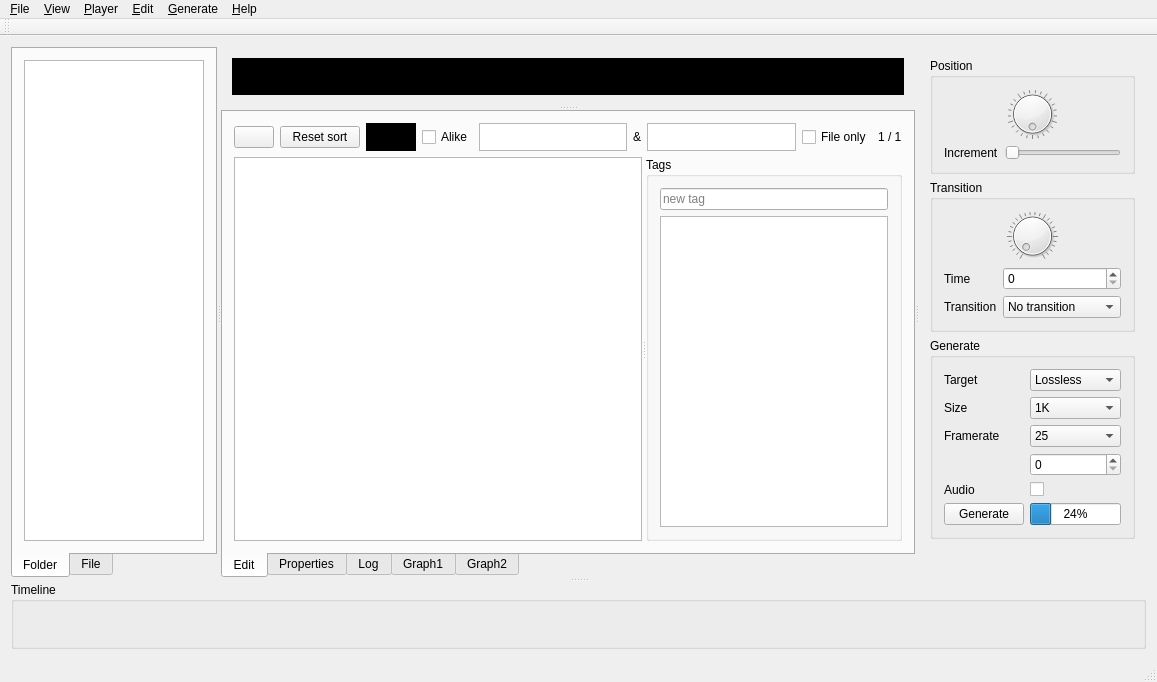
<?xml version="1.0" encoding="UTF-8"?>
<ui version="4.0">
 <class>MainWindow</class>
 <widget class="QMainWindow" name="MainWindow">
  <property name="geometry">
   <rect>
    <x>0</x>
    <y>0</y>
    <width>1157</width>
    <height>591</height>
   </rect>
  </property>
  <property name="windowTitle">
   <string>ACVC - Action Cam Video Companion</string>
  </property>
  <widget class="QWidget" name="centralWidget">
   <layout class="QVBoxLayout" name="verticalLayout_3">
    <item>
     <widget class="QSplitter" name="splitter_all">
      <property name="orientation">
       <enum>Qt::Vertical</enum>
      </property>
      <widget class="QSplitter" name="splitter_top">
       <property name="orientation">
        <enum>Qt::Horizontal</enum>
       </property>
       <widget class="QTabWidget" name="filesTtabWidget">
        <property name="tabPosition">
         <enum>QTabWidget::South</enum>
        </property>
        <property name="currentIndex">
         <number>0</number>
        </property>
        <widget class="QWidget" name="tab_folder">
         <attribute name="title">
          <string>Folder</string>
         </attribute>
         <layout class="QVBoxLayout" name="verticalLayout_4">
          <item>
           <widget class="FFolderTreeView" name="folderTreeView"/>
          </item>
         </layout>
        </widget>
        <widget class="QWidget" name="tab_file">
         <attribute name="title">
          <string>File</string>
         </attribute>
         <layout class="QVBoxLayout" name="verticalLayout_5">
          <item>
           <widget class="FFilesTreeView" name="filesTreeView"/>
          </item>
         </layout>
        </widget>
       </widget>
       <widget class="QSplitter" name="splitter_topright">
        <property name="orientation">
         <enum>Qt::Vertical</enum>
        </property>
        <widget class="QWidget" name="layoutWidget">
         <layout class="QVBoxLayout" name="verticalLayout_player">
          <item>
           <widget class="FVideoWidget" name="videoWidget" native="true">
            <property name="styleSheet">
             <string notr="true">background-color: rgba(0,0,0)</string>
            </property>
            <layout class="QHBoxLayout" name="horizontalLayout_4"/>
           </widget>
          </item>
         </layout>
        </widget>
        <widget class="QTabWidget" name="editTabWidget">
         <property name="tabPosition">
          <enum>QTabWidget::South</enum>
         </property>
         <property name="currentIndex">
          <number>0</number>
         </property>
         <widget class="QWidget" name="tab_edit">
          <attribute name="title">
           <string>Edit</string>
          </attribute>
          <layout class="QVBoxLayout" name="verticalLayout_6">
           <item>
            <layout class="QVBoxLayout" name="verticalLayout">
             <item>
              <layout class="QHBoxLayout" name="horizontalLayout">
               <item>
                <widget class="QPushButton" name="newEditButton">
                 <property name="text">
                  <string/>
                 </property>
                </widget>
               </item>
               <item>
                <widget class="QPushButton" name="resetSortButton">
                 <property name="text">
                  <string>Reset sort</string>
                 </property>
                </widget>
               </item>
               <item>
                <widget class="FStarEditor" name="starEditorFilterWidget" native="true">
                 <property name="minimumSize">
                  <size>
                   <width>50</width>
                   <height>0</height>
                  </size>
                 </property>
                 <property name="styleSheet">
                  <string notr="true">background-color: rgb(0, 0, 0);</string>
                 </property>
                </widget>
               </item>
               <item>
                <widget class="QCheckBox" name="alikeCheckBox">
                 <property name="text">
                  <string>Alike</string>
                 </property>
                </widget>
               </item>
               <item>
                <widget class="QListView" name="tagFilter1ListView">
                 <property name="maximumSize">
                  <size>
                   <width>16777215</width>
                   <height>28</height>
                  </size>
                 </property>
                </widget>
               </item>
               <item>
                <widget class="QLabel" name="label">
                 <property name="text">
                  <string>&amp;</string>
                 </property>
                </widget>
               </item>
               <item>
                <widget class="QListView" name="tagFilter2ListView">
                 <property name="maximumSize">
                  <size>
                   <width>16777215</width>
                   <height>28</height>
                  </size>
                 </property>
                </widget>
               </item>
               <item>
                <widget class="QCheckBox" name="fileOnlyCheckBox">
                 <property name="text">
                  <string>File only</string>
                 </property>
                </widget>
               </item>
               <item>
                <widget class="QLabel" name="editrowsCounterLabel">
                 <property name="text">
                  <string>1 / 1</string>
                 </property>
                </widget>
               </item>
               <item>
                <spacer name="horizontalSpacer">
                 <property name="orientation">
                  <enum>Qt::Horizontal</enum>
                 </property>
                 <property name="sizeHint" stdset="0">
                  <size>
                   <width>40</width>
                   <height>20</height>
                  </size>
                 </property>
                </spacer>
               </item>
              </layout>
             </item>
             <item>
              <widget class="QSplitter" name="splitter">
               <property name="orientation">
                <enum>Qt::Horizontal</enum>
               </property>
               <widget class="FEditTableView" name="editTableView"/>
               <widget class="QGroupBox" name="tagsGroupBox">
                <property name="maximumSize">
                 <size>
                  <width>256</width>
                  <height>16777215</height>
                 </size>
                </property>
                <property name="title">
                 <string>Tags</string>
                </property>
                <layout class="QVBoxLayout" name="verticalLayout_9">
                 <item>
                  <widget class="FDragDropLineEdit" name="newTagLineEdit">
                   <property name="placeholderText">
                    <string>new tag</string>
                   </property>
                  </widget>
                 </item>
                 <item>
                  <widget class="FTagsListView" name="tagsListView"/>
                 </item>
                </layout>
               </widget>
              </widget>
             </item>
            </layout>
           </item>
          </layout>
         </widget>
         <widget class="QWidget" name="tab_properties">
          <attribute name="title">
           <string>Properties</string>
          </attribute>
          <layout class="QVBoxLayout" name="verticalLayout_7">
           <item>
            <layout class="QHBoxLayout" name="horizontalLayout_2">
             <item>
              <widget class="QLineEdit" name="propertyFilterLineEdit">
               <property name="placeholderText">
                <string>filter</string>
               </property>
              </widget>
             </item>
             <item>
              <widget class="QCheckBox" name="propertyDiffCheckBox">
               <property name="text">
                <string>Diff</string>
               </property>
               <property name="tristate">
                <bool>true</bool>
               </property>
              </widget>
             </item>
             <item>
              <widget class="QCheckBox" name="locationCheckBox">
               <property name="text">
                <string>Location</string>
               </property>
              </widget>
             </item>
             <item>
              <widget class="QCheckBox" name="cameraCheckBox">
               <property name="text">
                <string>Camera</string>
               </property>
              </widget>
             </item>
             <item>
              <widget class="QCheckBox" name="authorCheckBox">
               <property name="text">
                <string>Author</string>
               </property>
              </widget>
             </item>
            </layout>
           </item>
           <item>
            <widget class="FPropertyTreeView" name="propertyTreeView"/>
           </item>
          </layout>
         </widget>
         <widget class="QWidget" name="tabLog">
          <attribute name="title">
           <string>Log</string>
          </attribute>
          <layout class="QVBoxLayout" name="verticalLayout_8">
           <item>
            <widget class="FLogTableView" name="logTableView"/>
           </item>
          </layout>
         </widget>
         <widget class="QWidget" name="tabGraph1">
          <attribute name="title">
           <string>Graph1</string>
          </attribute>
          <layout class="QVBoxLayout" name="verticalLayout_13">
           <item>
            <widget class="QGraphWidget" name="graphicsView1"/>
           </item>
          </layout>
         </widget>
         <widget class="QWidget" name="tabGraph2">
          <attribute name="title">
           <string>Graph2</string>
          </attribute>
          <layout class="QHBoxLayout" name="horizontalLayout_5">
           <item>
            <widget class="QGraphWidget" name="graphicsView2"/>
           </item>
          </layout>
         </widget>
        </widget>
       </widget>
       <widget class="QWidget" name="genWidget" native="true">
        <layout class="QVBoxLayout" name="verticalLayout_2">
         <item>
          <widget class="QGroupBox" name="positionGroupBox">
           <property name="title">
            <string>Position</string>
           </property>
           <layout class="QVBoxLayout" name="verticalLayout_11">
            <item>
             <widget class="QDial" name="positionDial">
              <property name="sizePolicy">
               <sizepolicy hsizetype="Preferred" vsizetype="Expanding">
                <horstretch>0</horstretch>
                <verstretch>0</verstretch>
               </sizepolicy>
              </property>
              <property name="wrapping">
               <bool>true</bool>
              </property>
              <property name="notchesVisible">
               <bool>true</bool>
              </property>
             </widget>
            </item>
            <item>
             <layout class="QFormLayout" name="formLayout">
              <item row="0" column="0">
               <widget class="QLabel" name="label_10">
                <property name="text">
                 <string>Increment</string>
                </property>
               </widget>
              </item>
              <item row="0" column="1">
               <widget class="QSlider" name="incrementSlider">
                <property name="orientation">
                 <enum>Qt::Horizontal</enum>
                </property>
               </widget>
              </item>
             </layout>
            </item>
           </layout>
          </widget>
         </item>
         <item>
          <widget class="QGroupBox" name="transitionGroupBox">
           <property name="title">
            <string>Transition</string>
           </property>
           <layout class="QVBoxLayout" name="verticalLayout_15">
            <item>
             <widget class="QDial" name="transitionDial">
              <property name="sizePolicy">
               <sizepolicy hsizetype="Preferred" vsizetype="Expanding">
                <horstretch>0</horstretch>
                <verstretch>0</verstretch>
               </sizepolicy>
              </property>
              <property name="notchesVisible">
               <bool>true</bool>
              </property>
             </widget>
            </item>
            <item>
             <layout class="QFormLayout" name="formLayout_4">
              <item row="0" column="0">
               <widget class="QLabel" name="transisitionTimeLabel">
                <property name="text">
                 <string>Time</string>
                </property>
               </widget>
              </item>
              <item row="0" column="1">
               <widget class="STimeSpinBox" name="transitionTimeSpinBox">
                <property name="minimumSize">
                 <size>
                  <width>80</width>
                  <height>0</height>
                 </size>
                </property>
               </widget>
              </item>
              <item row="1" column="0">
               <widget class="QLabel" name="label_6">
                <property name="text">
                 <string>Transition</string>
                </property>
               </widget>
              </item>
              <item row="1" column="1">
               <widget class="QComboBox" name="transitionComboBox">
                <item>
                 <property name="text">
                  <string>No transition</string>
                 </property>
                </item>
                <item>
                 <property name="text">
                  <string>Cross dissolve</string>
                 </property>
                </item>
               </widget>
              </item>
             </layout>
            </item>
           </layout>
          </widget>
         </item>
         <item>
          <widget class="QGroupBox" name="generateGroupBox">
           <property name="title">
            <string>Generate</string>
           </property>
           <layout class="QFormLayout" name="formLayout_2">
            <item row="0" column="0">
             <widget class="QLabel" name="label_4">
              <property name="text">
               <string>Target</string>
              </property>
             </widget>
            </item>
            <item row="0" column="1">
             <widget class="QComboBox" name="generateTargetComboBox">
              <item>
               <property name="text">
                <string>Lossless</string>
               </property>
              </item>
              <item>
               <property name="text">
                <string>Encode</string>
               </property>
              </item>
              <item>
               <property name="text">
                <string>Premiere</string>
               </property>
              </item>
              <item>
               <property name="text">
                <string>Shotcut</string>
               </property>
              </item>
             </widget>
            </item>
            <item row="1" column="0">
             <widget class="QLabel" name="label_5">
              <property name="text">
               <string>Size</string>
              </property>
             </widget>
            </item>
            <item row="1" column="1">
             <widget class="QComboBox" name="generateSizeComboBox">
              <property name="currentIndex">
               <number>4</number>
              </property>
              <item>
               <property name="text">
                <string>240p</string>
               </property>
              </item>
              <item>
               <property name="text">
                <string>360p</string>
               </property>
              </item>
              <item>
               <property name="text">
                <string>480p</string>
               </property>
              </item>
              <item>
               <property name="text">
                <string>720p</string>
               </property>
              </item>
              <item>
               <property name="text">
                <string>1K</string>
               </property>
              </item>
              <item>
               <property name="text">
                <string>2.7K</string>
               </property>
              </item>
              <item>
               <property name="text">
                <string>4K</string>
               </property>
              </item>
              <item>
               <property name="text">
                <string>8K</string>
               </property>
              </item>
             </widget>
            </item>
            <item row="2" column="0">
             <widget class="QLabel" name="label_7">
              <property name="text">
               <string>Framerate</string>
              </property>
             </widget>
            </item>
            <item row="2" column="1">
             <widget class="QComboBox" name="framerateComboBox">
              <property name="currentIndex">
               <number>3</number>
              </property>
              <item>
               <property name="text">
                <string>1</string>
               </property>
              </item>
              <item>
               <property name="text">
                <string>5</string>
               </property>
              </item>
              <item>
               <property name="text">
                <string>10</string>
               </property>
              </item>
              <item>
               <property name="text">
                <string>25</string>
               </property>
              </item>
              <item>
               <property name="text">
                <string>30</string>
               </property>
              </item>
              <item>
               <property name="text">
                <string>50</string>
               </property>
              </item>
              <item>
               <property name="text">
                <string>60</string>
               </property>
              </item>
              <item>
               <property name="text">
                <string>90</string>
               </property>
              </item>
              <item>
               <property name="text">
                <string>100</string>
               </property>
              </item>
              <item>
               <property name="text">
                <string>120</string>
               </property>
              </item>
             </widget>
            </item>
            <item row="3" column="1">
             <widget class="QSpinBox" name="frameRateSpinBox">
              <property name="maximum">
               <number>120</number>
              </property>
             </widget>
            </item>
            <item row="5" column="0">
             <widget class="QLabel" name="label_2">
              <property name="text">
               <string>Audio</string>
              </property>
             </widget>
            </item>
            <item row="5" column="1">
             <widget class="QCheckBox" name="audioCheckBox">
              <property name="text">
               <string/>
              </property>
             </widget>
            </item>
            <item row="6" column="0">
             <widget class="QPushButton" name="generateButton">
              <property name="text">
               <string>Generate</string>
              </property>
             </widget>
            </item>
            <item row="6" column="1">
             <widget class="QProgressBar" name="progressBar">
              <property name="value">
               <number>24</number>
              </property>
             </widget>
            </item>
           </layout>
          </widget>
         </item>
         <item>
          <widget class="FGenerate" name="generateWidget" native="true">
           <layout class="QVBoxLayout" name="verticalLayout_14"/>
          </widget>
         </item>
        </layout>
       </widget>
      </widget>
      <widget class="QGroupBox" name="timelineGroupBox">
       <property name="title">
        <string>Timeline</string>
       </property>
       <layout class="QVBoxLayout" name="verticalLayout_12">
        <item>
         <widget class="FTimeline" name="timelineWidget" native="true">
          <layout class="QVBoxLayout" name="verticalLayout_10"/>
         </widget>
        </item>
       </layout>
      </widget>
     </widget>
    </item>
   </layout>
  </widget>
  <widget class="QMenuBar" name="menuBar">
   <property name="geometry">
    <rect>
     <x>0</x>
     <y>0</y>
     <width>1157</width>
     <height>17</height>
    </rect>
   </property>
   <widget class="QMenu" name="menuFile">
    <property name="title">
     <string>&amp;File</string>
    </property>
    <addaction name="actionQuit"/>
   </widget>
   <widget class="QMenu" name="menuHelp">
    <property name="title">
     <string>&amp;Help</string>
    </property>
    <addaction name="actionAbout"/>
    <addaction name="actionAbout_Qt"/>
    <addaction name="actionDebug_mode"/>
   </widget>
   <widget class="QMenu" name="menuView">
    <property name="title">
     <string>&amp;View</string>
    </property>
    <addaction name="actionWhite_theme"/>
    <addaction name="actionBlack_theme"/>
   </widget>
   <widget class="QMenu" name="menuEdit">
    <property name="title">
     <string>&amp;Edit</string>
    </property>
    <addaction name="actionNew"/>
    <addaction name="separator"/>
    <addaction name="action0_stars"/>
    <addaction name="action1_star"/>
    <addaction name="action2_stars"/>
    <addaction name="action3_stars"/>
    <addaction name="action4_stars"/>
    <addaction name="action5_stars"/>
    <addaction name="actionAlike"/>
    <addaction name="separator"/>
    <addaction name="actionSave"/>
    <addaction name="separator"/>
    <addaction name="actionAdd_tag"/>
   </widget>
   <widget class="QMenu" name="menuPlayer">
    <property name="title">
     <string>&amp;Player</string>
    </property>
    <addaction name="actionPrevious_in_out"/>
    <addaction name="actionPrevious_frame"/>
    <addaction name="actionPlay_Pause"/>
    <addaction name="actionNext_frame"/>
    <addaction name="actionNext_in_out"/>
    <addaction name="separator"/>
    <addaction name="actionIn"/>
    <addaction name="actionOut"/>
   </widget>
   <widget class="QMenu" name="menuGenerate">
    <property name="title">
     <string>&amp;Generate</string>
    </property>
    <addaction name="actionGenerate"/>
   </widget>
   <addaction name="menuFile"/>
   <addaction name="menuView"/>
   <addaction name="menuPlayer"/>
   <addaction name="menuEdit"/>
   <addaction name="menuGenerate"/>
   <addaction name="menuHelp"/>
  </widget>
  <widget class="QToolBar" name="mainToolBar">
   <attribute name="toolBarArea">
    <enum>TopToolBarArea</enum>
   </attribute>
   <attribute name="toolBarBreak">
    <bool>false</bool>
   </attribute>
  </widget>
  <widget class="QStatusBar" name="statusBar"/>
  <action name="actionQuit">
   <property name="text">
    <string>&amp;Quit</string>
   </property>
   <property name="toolTip">
    <string>Quit</string>
   </property>
   <property name="shortcut">
    <string>Ctrl+Q</string>
   </property>
  </action>
  <action name="actionAbout">
   <property name="text">
    <string>&amp;About</string>
   </property>
  </action>
  <action name="actionWhite_theme">
   <property name="text">
    <string>&amp;White theme</string>
   </property>
   <property name="toolTip">
    <string>White theme</string>
   </property>
   <property name="shortcut">
    <string>Ctrl+W</string>
   </property>
  </action>
  <action name="actionBlack_theme">
   <property name="text">
    <string>&amp;Black theme</string>
   </property>
   <property name="toolTip">
    <string>Black theme</string>
   </property>
   <property name="shortcut">
    <string>Ctrl+B</string>
   </property>
  </action>
  <action name="actionAbout_Qt">
   <property name="text">
    <string>About &amp;Qt</string>
   </property>
  </action>
  <action name="actionNew">
   <property name="text">
    <string>&amp;New</string>
   </property>
   <property name="toolTip">
    <string>New</string>
   </property>
   <property name="shortcut">
    <string>Ins</string>
   </property>
  </action>
  <action name="actionAlike">
   <property name="text">
    <string>A&amp;like</string>
   </property>
   <property name="toolTip">
    <string>Alike</string>
   </property>
   <property name="shortcut">
    <string>Ctrl+L</string>
   </property>
  </action>
  <action name="action1_star">
   <property name="text">
    <string>&amp;1 star</string>
   </property>
   <property name="toolTip">
    <string>1 star</string>
   </property>
   <property name="shortcut">
    <string>Ctrl+1</string>
   </property>
  </action>
  <action name="action2_stars">
   <property name="text">
    <string>&amp;2 stars</string>
   </property>
   <property name="toolTip">
    <string>2 stars</string>
   </property>
   <property name="shortcut">
    <string>Ctrl+2</string>
   </property>
  </action>
  <action name="action3_stars">
   <property name="text">
    <string>&amp;3 stars</string>
   </property>
   <property name="toolTip">
    <string>3 stars</string>
   </property>
   <property name="shortcut">
    <string>Ctrl+3</string>
   </property>
  </action>
  <action name="action4_stars">
   <property name="text">
    <string>&amp;4 stars</string>
   </property>
   <property name="toolTip">
    <string>4 stars</string>
   </property>
   <property name="shortcut">
    <string>Ctrl+4</string>
   </property>
  </action>
  <action name="action5_stars">
   <property name="text">
    <string>&amp;5 stars</string>
   </property>
   <property name="toolTip">
    <string>5 stars</string>
   </property>
   <property name="shortcut">
    <string>Ctrl+5</string>
   </property>
  </action>
  <action name="action0_stars">
   <property name="text">
    <string>&amp;0 stars</string>
   </property>
   <property name="toolTip">
    <string>0 stars</string>
   </property>
   <property name="shortcut">
    <string>Ctrl+0</string>
   </property>
  </action>
  <action name="actionSave">
   <property name="text">
    <string>&amp;Save</string>
   </property>
   <property name="shortcut">
    <string>Ctrl+S</string>
   </property>
  </action>
  <action name="actionPlay_Pause">
   <property name="text">
    <string>&amp;Play/Pause</string>
   </property>
   <property name="shortcut">
    <string>Space</string>
   </property>
  </action>
  <action name="actionIn">
   <property name="text">
    <string>&amp;In</string>
   </property>
   <property name="shortcut">
    <string>Ctrl+I</string>
   </property>
  </action>
  <action name="actionOut">
   <property name="text">
    <string>&amp;Out</string>
   </property>
   <property name="shortcut">
    <string>Ctrl+O</string>
   </property>
  </action>
  <action name="actionPrevious_frame">
   <property name="text">
    <string>Previous frame</string>
   </property>
   <property name="shortcut">
    <string>Ctrl+Left</string>
   </property>
  </action>
  <action name="actionNext_frame">
   <property name="text">
    <string>Next frame</string>
   </property>
   <property name="shortcut">
    <string>Ctrl+Right</string>
   </property>
  </action>
  <action name="actionPrevious_in_out">
   <property name="text">
    <string>Previous in/out</string>
   </property>
   <property name="shortcut">
    <string>Ctrl+Down</string>
   </property>
  </action>
  <action name="actionNext_in_out">
   <property name="text">
    <string>Next in/out</string>
   </property>
   <property name="shortcut">
    <string>Ctrl+Up</string>
   </property>
  </action>
  <action name="actionAdd_tag">
   <property name="text">
    <string>Add tag</string>
   </property>
   <property name="shortcut">
    <string>Ctrl+N</string>
   </property>
  </action>
  <action name="actionGenerate">
   <property name="text">
    <string>&amp;Generate</string>
   </property>
   <property name="shortcut">
    <string>Ctrl+G</string>
   </property>
  </action>
  <action name="actionDebug_mode">
   <property name="checkable">
    <bool>true</bool>
   </property>
   <property name="text">
    <string>Debug mode</string>
   </property>
   <property name="shortcut">
    <string>Ctrl+D</string>
   </property>
  </action>
 </widget>
 <layoutdefault spacing="6" margin="11"/>
 <customwidgets>
  <customwidget>
   <class>FVideoWidget</class>
   <extends>QWidget</extends>
   <header>fvideowidget.h</header>
   <container>1</container>
  </customwidget>
  <customwidget>
   <class>FFolderTreeView</class>
   <extends>QTreeView</extends>
   <header>ffoldertreeview.h</header>
  </customwidget>
  <customwidget>
   <class>FFilesTreeView</class>
   <extends>QTreeView</extends>
   <header>ffilestreeview.h</header>
  </customwidget>
  <customwidget>
   <class>FEditTableView</class>
   <extends>QTableView</extends>
   <header>fedittableview.h</header>
  </customwidget>
  <customwidget>
   <class>FPropertyTreeView</class>
   <extends>QTreeView</extends>
   <header>fpropertytreeview.h</header>
  </customwidget>
  <customwidget>
   <class>FTagsListView</class>
   <extends>QListView</extends>
   <header>ftagslistview.h</header>
  </customwidget>
  <customwidget>
   <class>FTimeline</class>
   <extends>QWidget</extends>
   <header>ftimeline.h</header>
   <container>1</container>
  </customwidget>
  <customwidget>
   <class>FStarEditor</class>
   <extends>QWidget</extends>
   <header>fstareditor.h</header>
   <container>1</container>
  </customwidget>
  <customwidget>
   <class>STimeSpinBox</class>
   <extends>QSpinBox</extends>
   <header>stimespinbox.h</header>
  </customwidget>
  <customwidget>
   <class>FLogTableView</class>
   <extends>QTableView</extends>
   <header>flogtableview.h</header>
  </customwidget>
  <customwidget>
   <class>QGraphWidget</class>
   <extends>QGraphicsView</extends>
   <header>qgraphwidget.h</header>
  </customwidget>
  <customwidget>
   <class>FGenerate</class>
   <extends>QWidget</extends>
   <header>fgenerate.h</header>
   <container>1</container>
  </customwidget>
  <customwidget>
   <class>FDragDropLineEdit</class>
   <extends>QLineEdit</extends>
   <header>fdragdroplineedit.h</header>
  </customwidget>
 </customwidgets>
 <resources/>
 <connections/>
</ui>
